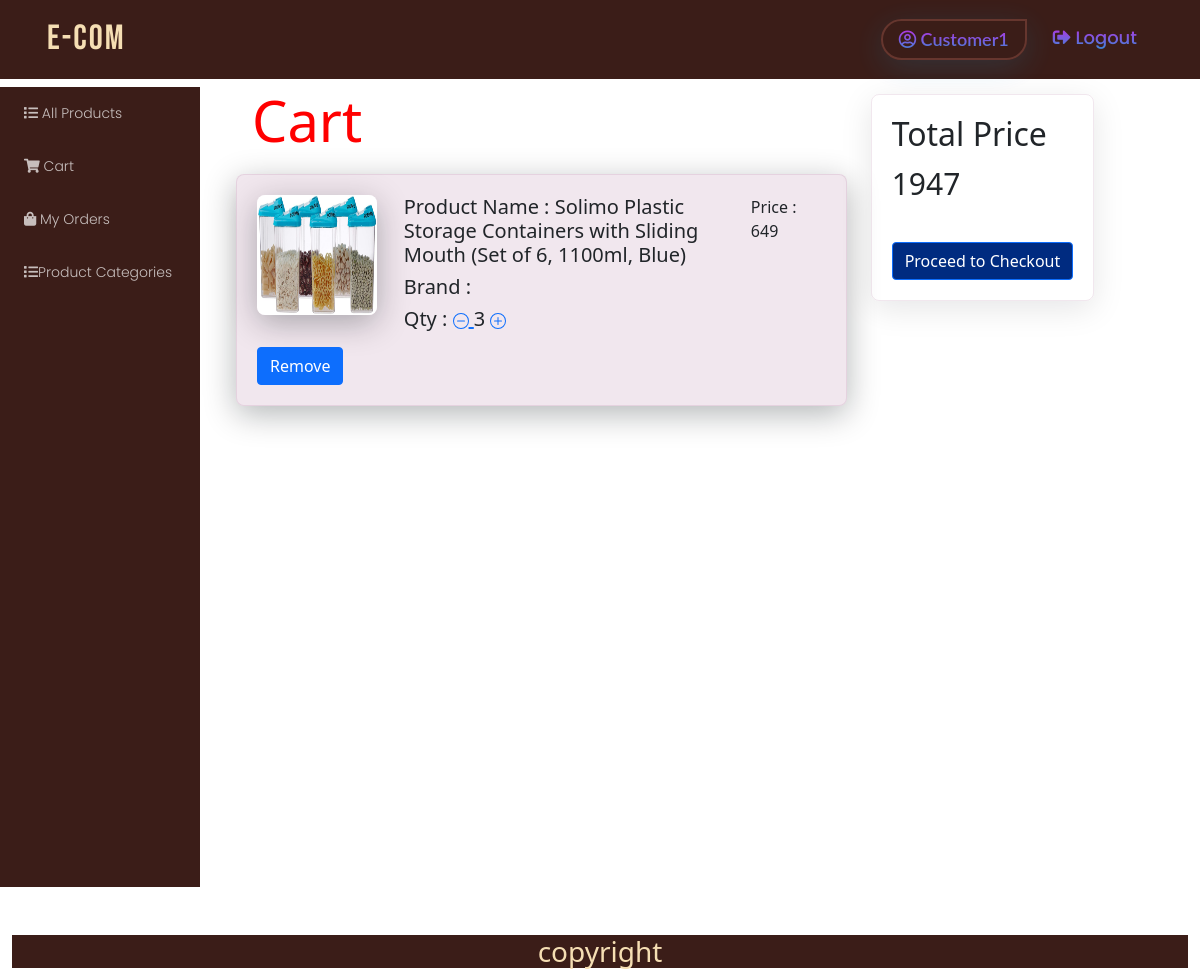
The app's page /customer/mycart (signed in), older data.
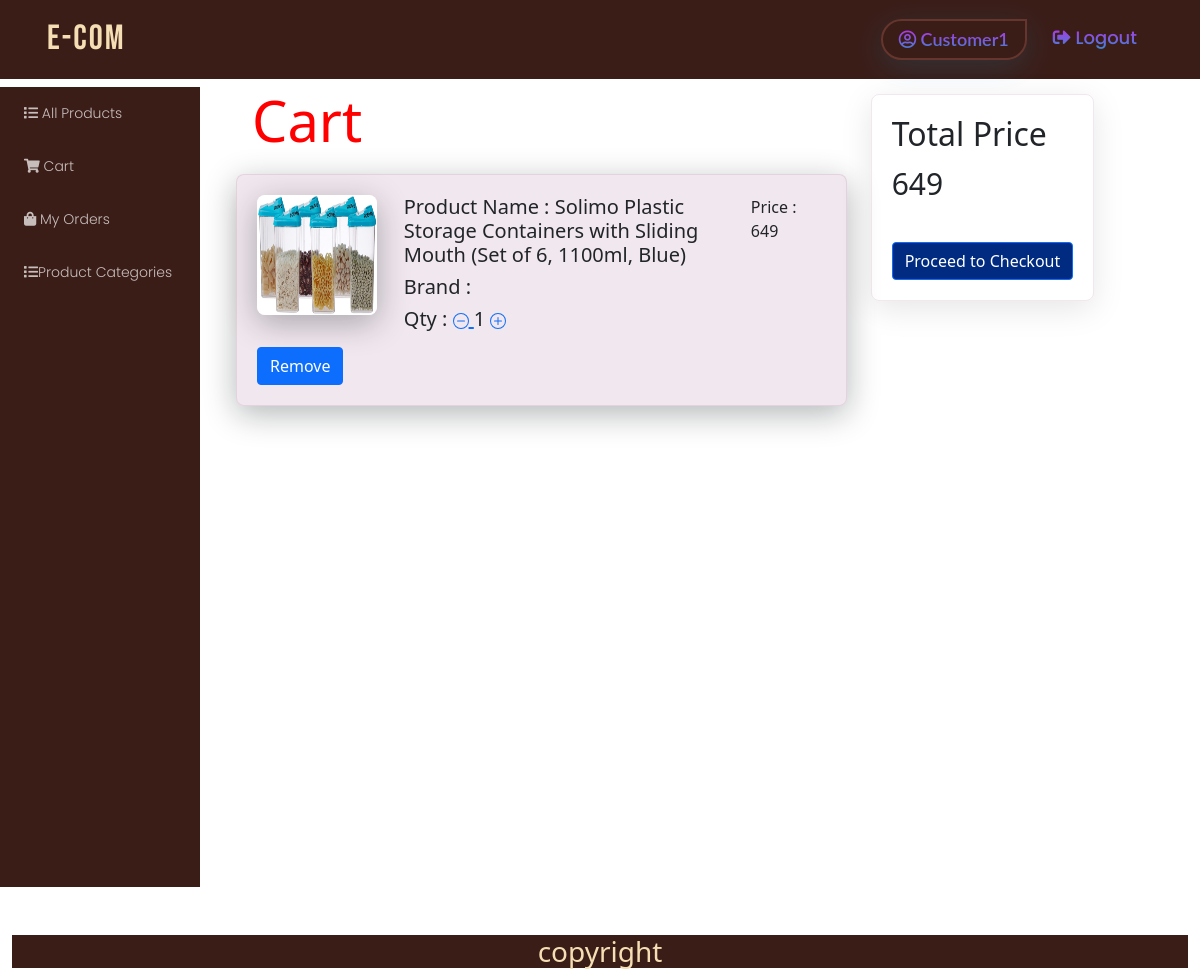
The same page, newer data.
### customer/models.py (models this page shows, shortened)
class Cart(Abstractmodels):
    INCART = 'incart'
    CANCELLED = 'cancelled'
    options = (
        (INCART, 'incart'),
        (CANCELLED, 'cancelled'),
    )
    item = models.ForeignKey(Product, on_delete=models.CASCADE, related_name='item')
    user = models.ForeignKey(User, on_delete=models.CASCADE, related_name='user')
    status = models.CharField(max_length=120, choices=options, default='incart')
    quantity = models.IntegerField(default=1)
    class Meta:
        ordering = ['-created_date']

### seller/models.py (models this page shows, shortened)
class Product(Abstractmodels):
    name = models.CharField(max_length=120, verbose_name='Product Name')
    brand = models.CharField(max_length=120, verbose_name='Brand Name', blank=True)
    price = models.PositiveIntegerField(default=0)
    details = models.CharField(max_length=1000, verbose_name='Details of Product')
    image = models.ImageField(upload_to='product_images')
    category = models.ForeignKey(Category, on_delete=models.CASCADE, related_name='category')
    user = models.ForeignKey(User, on_delete=models.CASCADE, related_name='seller')
    stock = models.PositiveIntegerField(default=0)
    class Meta:
        ordering = ['-created_date']

### customer/views.py (the view)
# urls.py: path('mycart', views.ViewMyCart.as_view(), name='mycart'),
class ViewMyCart(TemplateView):
    model = Cart
    template_name = 'customer/mycart.html'
    context = {}
    def get(self, request, *args, **kwargs):
        mycart = self.model.objects.filter(user=self.request.user, status='incart')
        total = 0
        for cart in mycart:
            if cart.quantity > cart.item.stock:
                cart.quantity = cart.item.stock
                cart.save()
            if (cart.quantity == 0) & (cart.item.stock != 0):
                cart.quantity = 1
                cart.save()
            total += cart.item.price * cart.quantity
        self.context['items'] = mycart
        self.context['total'] = total
        return render(request, self.template_name, self.context)

### templates/customer/mycart.html (shortened to what this page needs)
<!DOCTYPE html>
{%extends 'customer/basecust.html'%}
{%load static%}
{% block body_block %}
<div class="container CartItem">
    <div class="row">
        {%if items.count == 0 %}
        <div class="mt-5 ms-5">
            <h1><span style="color:red;">Cart Empty</span></h1>
        </div>
        {%else%}
        <h2 class="mt-2 ms-3 display-4" style="color: red"> Cart</h2>
        {%for product in items%}
        <div class="col-md-8">
            <div class="orderBox">
                <div class="row">
                    <div class="col-md-2">
                        <div class="cart-img">
                            <img src="{{product.item.image.url}}" alt="">
                        </div>
                    </div>
                    <div class="col-md-8">
                        <div class="cart-desc ">
                            <h5 class="ms-5">Product Name : {{product.item.name}}</h5>
                            <h5 class="ms-5">Brand : {{product.item.author}}</h5>
                            <h5 class="ms-5">Qty : <a href="{%url 'minus' product.id %}">
                                <svg xmlns="http://www.w3.org/2000/svg" width="16" height="16" fill="currentColor"
                                     class="bi bi-dash-circle" viewBox="0 0 16 16">
                                    <path d="M8 15A7 7 0 1 1 8 1a7 7 0 0 1 0 14zm0 1A8 8 0 1 0 8 0a8 8 0 0 0 0 16z"/>
                                    <path d="M4 8a.5.5 0 0 1 .5-.5h7a.5.5 0 0 1 0 1h-7A.5.5 0 0 1 4 8z"/>
                                </svg>
                            </a> {{product.quantity}} <a href="{%url 'plus' product.id %}">
                            </a>
                            </h5>
                        </div>
                    </div>
                    <div class="col-md-2">
                        <div class="cart-del">
                            <p class="">Price : {{product.item.price}}</p>
                        </div>
                    </div>
                </div>
                <div class="buttonBox mt-2">
                    <a href="{%url 'removeitem' product.pk %}" class="btn btn-primary">Remove</a>
                </div>
            </div>
        </div>
        {%endfor%}
        <div class="col-md-4 cartSecod">
            <div class="orderBox">
                <h2 class="">Total Price</h2>
                <p style="font-size: 30px;" class="">{{total}}</p>
                <div><a href="{%url 'checkout' %}" class="btn btn-primary"
                        style="margin-top:20px; background-color:#002b80;color:white;">Proceed to Checkout</a>
                </div>
            </div>
        </div>
    </div>
    {%endif%}
</div>
{% endblock %}

Row changes from the older to the newer data that the page shows:
changed Cart "Solimo Plastic Storage Containers with Sliding Mouth (Set of 6, 1100ml, Blue)": quantity "3" → "1"
Text that changed along with them:
{{ total }}: "1947" → "649"
